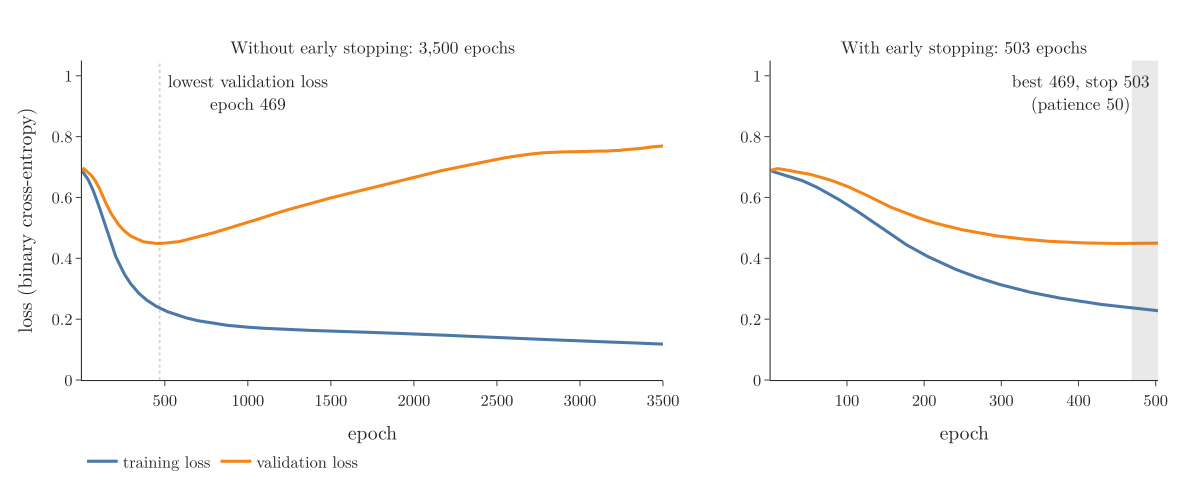

Write the Python code that produced this figure.
"""Training and validation loss: 3,500 epochs without early stopping (left) and the early-stopping run (right) (Plotly)."""
from pathlib import Path
import pandas as pd
from plotly.subplots import make_subplots
from common import BLUE, ORANGE, GREY, FONT

here = Path(__file__).parent
h = pd.read_csv(here.parent / "data" / "history_3500.csv")
e = pd.read_csv(here.parent / "data" / "history_early_stopping.csv")
best, best_e, stop = h.loc[h.val_loss.idxmin()], e.loc[e.val_loss.idxmin()], e.iloc[-1]
fig = make_subplots(1, 2, column_widths=[0.6, 0.4], horizontal_spacing=0.1,
                    subplot_titles=["Without early stopping: 3,500 epochs",
                                    f"With early stopping: {len(e)} epochs"])
for col, d in ((1, h), (2, e)):
    fig.add_scatter(x=d.epoch, y=d.loss, name="training loss", line=dict(color=BLUE, width=3),
                    showlegend=col == 1, row=1, col=col)
    fig.add_scatter(x=d.epoch, y=d.val_loss, name="validation loss", line=dict(color=ORANGE, width=3),
                    showlegend=col == 1, row=1, col=col)
fig.add_vline(x=best.epoch, line=dict(color=GREY, dash="dot", width=2), row=1, col=1)
fig.add_annotation(x=best.epoch, y=0.95, text=f"lowest validation loss<br>epoch {best.epoch:.0f}", showarrow=False,
                   xanchor="left", xshift=6, row=1, col=1)
fig.add_vrect(x0=best_e.epoch, x1=stop.epoch, fillcolor=GREY, opacity=0.15, line_width=0, row=1, col=2)
fig.add_annotation(x=stop.epoch, y=0.95, text=f"best {best_e.epoch:.0f}, stop {stop.epoch:.0f}<br>(patience 50)",
                   showarrow=False, xanchor="right", xshift=-6, row=1, col=2)
fig.update_xaxes(title="epoch")
fig.update_yaxes(title="loss (binary cross-entropy)", range=[0, 1.05], row=1, col=1)
fig.update_yaxes(range=[0, 1.05], row=1, col=2)
fig.update_layout(template="simple_white", width=1150, height=470, font=FONT,
                  legend=dict(orientation="h", x=0.0, y=-0.2), margin=dict(l=70, r=20, t=50, b=60))
fig.update_annotations(font=dict(size=17))
fig.write_image(here / "loss_curves.png", scale=2)
fig.write_image(here / "loss_curves.pdf")
